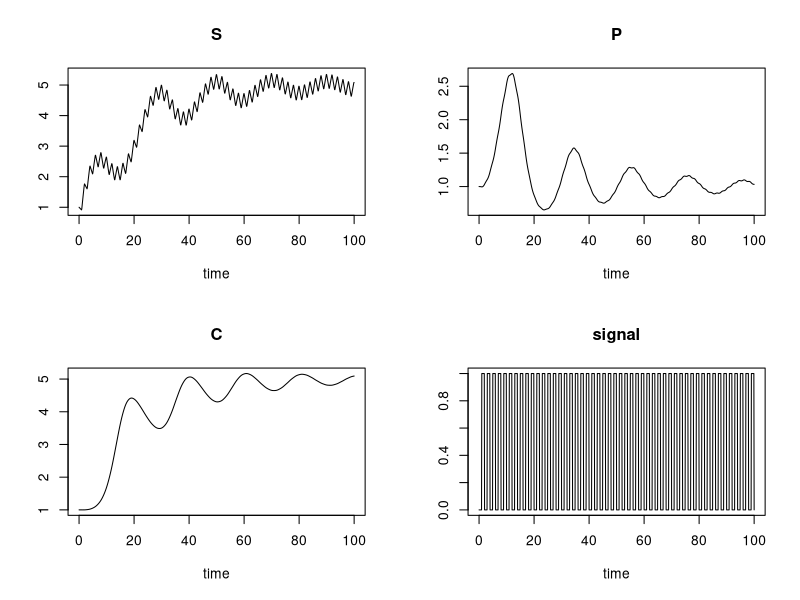
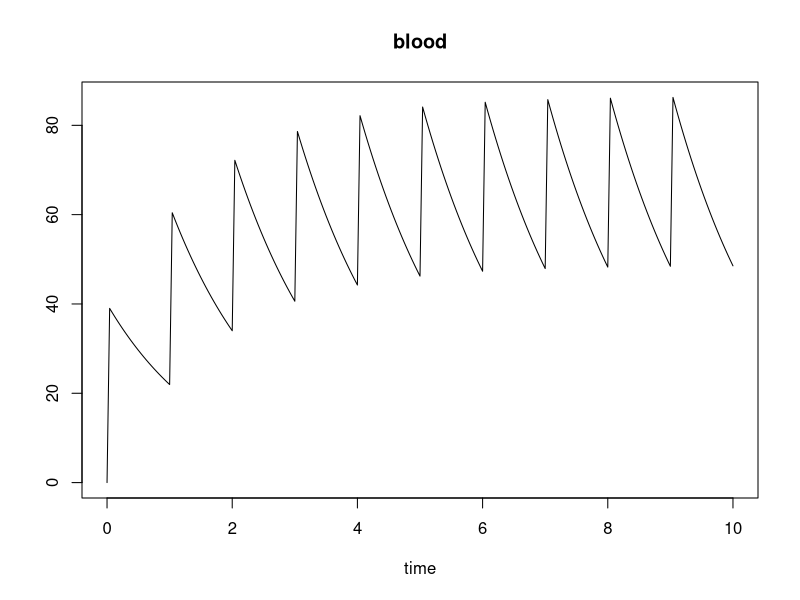
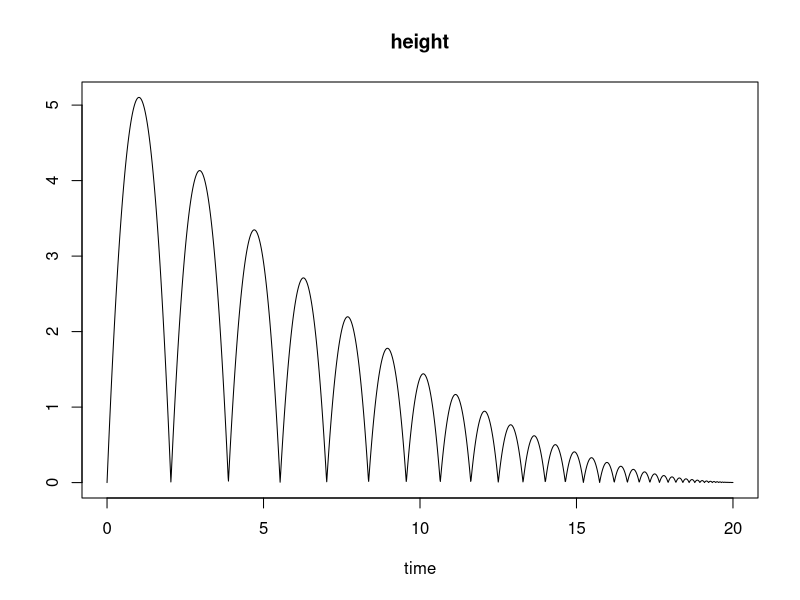

The R source for these figures, in order:
## ---- chunk 1
knitr::opts_chunk$set(echo = TRUE, fig.width=9, fig.height=6, out.width=600, out.height=400, fig.align="center")
library("deSolve")
## ---- chunk 2
times <- seq(0, 100, by = 0.1)
signal <- data.frame(times = times, import = rep(0, length(times)))
signal$import <- ifelse((trunc(signal$times) %% 2 == 0), 0, 1)
signal[8:12,]
## ---- chunk 3
input <- approxfun(signal, rule = 2)
input(seq(from = 0.98, to = 1.01, by = 0.005))
## ---- chunk 4
SPCmod <- function(t, x, parms) {
  with(as.list(c(parms, x)), {
    import <- input(t)   # <---- here
    dS <- import - b * S * P + g * C
    dP <- c * S * P - d * C * P
    dC <- e * P * C - f * C
    res <- c(dS, dP, dC)
    list(res, signal = import)
  })
}
parms <- c(b = 0.1, c = 0.1, d = 0.1, e = 0.1, f = 0.1, g = 0)
xstart <- c(S = 1, P = 1, C = 1)
## ---- chunk 5
out <- ode(y = xstart, times = times, func = SPCmod, parms)
plot(out)
## ---- chunk 6
pharmaco <- function(t, blood, p) {
  dblood <- - b * blood
  list(dblood)
}
b <- 0.6
yini <- c(blood = 0)
## ---- chunk 7
injectevents <- data.frame(var = "blood",
                          time = 0:20,
                         value = 40,
                        method = "add")
head(injectevents)
## ---- chunk 8
times <- seq(from = 0, to = 10, by = 1/24)
outDrug <- ode(func = pharmaco, times = times, y = yini,
  parms = NULL, method = "impAdams",
  events = list(data = injectevents))
## ---- chunk 9
plot(outDrug)
## ---- chunk 10
library(deSolve)
ball <- function(t, y, parms) {
  dy1 <- y[2]
  dy2 <- -9.8
  list(c(dy1, dy2))
}
yini <- c(height = 0, velocity = 10)
## ---- chunk 11
rootfunc <- function(t, y, parms) return (y[1])
## ---- chunk 12
eventfunc <- function(t, y, parms) {
  y[1] <- 0
  y[2] <- -0.9*y[2]
  return(y)
}
## ---- chunk 13
times <- seq(from = 0, to = 20, by = 0.01)
out <- ode(times = times, y = yini, func = ball,
parms = NULL, rootfun = rootfunc,
events = list(func = eventfunc, root = TRUE))
## ---- chunk 14
attributes(out)$troot
## ---- chunk 15
plot(out, select = "height")
